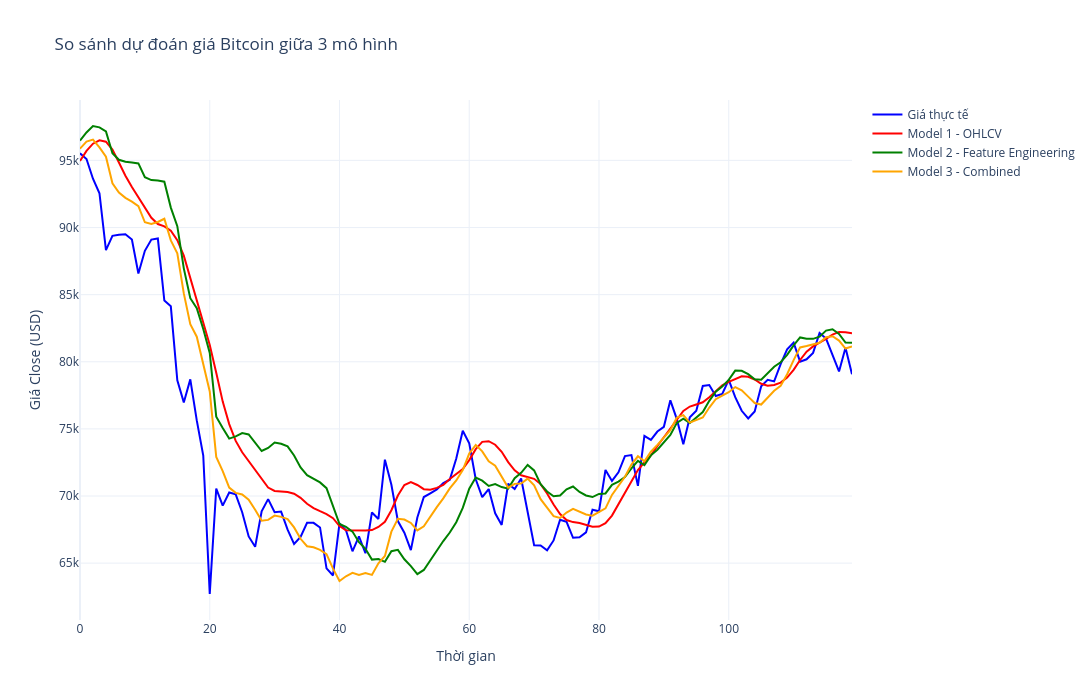

Notebook code cell kept with this figure:
### Code cell
import plotly.graph_objects as go

y_true = y_test_real.flatten()

pred1 = pred1_real.flatten()
pred2 = pred2_real.flatten()
pred3 = pred3_real.flatten()

fig = go.Figure()

fig.add_trace(
    go.Scatter(
        y=y_true,
        mode='lines',
        name='Giá thực tế',
        line=dict(color='blue')
    )
)

fig.add_trace(
    go.Scatter(
        y=pred1,
        mode='lines',
        name='Model 1 - OHLCV',
        line=dict(color='red')
    )
)

fig.add_trace(
    go.Scatter(
        y=pred2,
        mode='lines',
        name='Model 2 - Feature Engineering',
        line=dict(color='green')
    )
)

fig.add_trace(
    go.Scatter(
        y=pred3,
        mode='lines',
        name='Model 3 - Combined',
        line=dict(color='orange')
    )
)

fig.update_layout(
    title='So sánh dự đoán giá Bitcoin giữa 3 mô hình',
    xaxis_title='Thời gian',
    yaxis_title='Giá Close (USD)',
    template='plotly_white',
    width=1200,
    height=700
)

fig.show()
